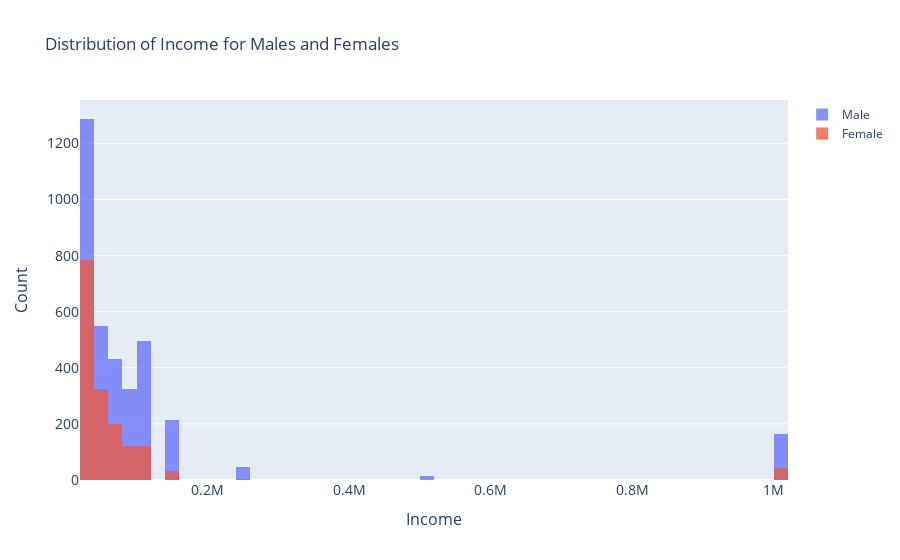

Write notebook code for a chart like this one.
### Code cell
fig = go.Figure()

fig.add_trace(go.Histogram(x=male_df_income['income'], name='Male'))
fig.add_trace(go.Histogram(x=female_df_income['income'], name='Female'))

fig.update_layout(barmode='overlay',
                  title='Distribution of Income for Males and Females',
                  #xaxis_tickfont_size=14,
                  yaxis=dict(title='Count',
                             titlefont_size=16,
                             tickfont_size=14),
                  xaxis=dict(title='Income',
                             titlefont_size=16,
                             tickfont_size=14))

# Reduce opacity to see both histograms
fig.update_traces(opacity=0.75)
fig.show()

### Figure 1 — Plotly figure (JSON) as saved in the notebook; plotly's stock layout.template omitted (floating-point values rounded to 4 significant figures; data arrays with more than 128 entries replaced by an {"elided": "..."} marker saying what was removed)
{"data": [{"name": "Male", "opacity": 0.75, "type": "histogram", "x": {"elided": "3529 int values"}}, {"name": "Female", "opacity": 0.75, "type": "histogram", "x": {"elided": "1632 int values"}}], "layout": {"autosize": true, "barmode": "overlay", "title": {"text": "Distribution of Income for Males and Females"}, "xaxis": {"autorange": true, "range": [20000.0, 1020000.0], "tickfont": {"size": 14}, "title": {"font": {"size": 16}, "text": "Income"}, "type": "linear"}, "yaxis": {"autorange": true, "range": [0, 1355.0], "tickfont": {"size": 14}, "title": {"font": {"size": 16}, "text": "Count"}}}}
